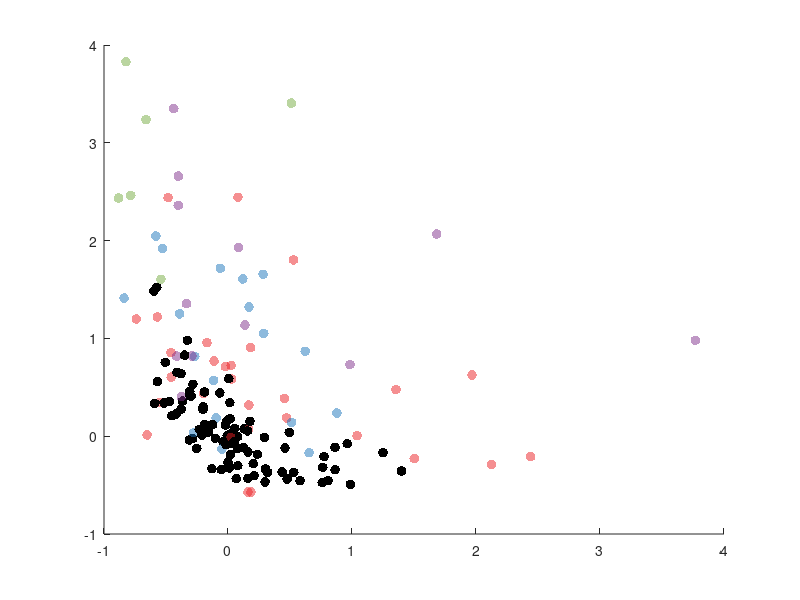

Write the MATLAB code that produced this figure. (Note: this script raises an error after producing the figure.)
% Script to plot figures with ROMnorm vs. MSEnorm
clear;

% Load data table (made in "generate_rom_mse_datatable.m")
%%% Save out params 1       2          3    4     5     6 
% Column 1 -- subject ID
% Column 2 -- control subject? 1=yes, 0=no
% Column 3 -- joint number (#1-11)
% Column 4 -- affected hand? 1=yes, 0=no (for controls affected=L, unaff=R)
% Column 5 -- [mse_min, mse, mse_max]; 
% Column 6 -- [rom_min, rom, rom_max];


% Assume you're in the doses-kincode directory: 
%nstd = 0.5; 
%load(['data/datatable' num2str(nstd) 'std_acc_samp_prec.mat'])
load('data/datatable_boot_acc_samp_prec.mat')

%% Get out mse_norm and rom_norm
mse_norm = []; % N x 3 
rom_norm = []; % N x 5
jt_ = []; % 1 x N 
id_ = []; % 1 x N: id: 1=aff, 2=unaff, 3=ctrl
subj_nm = {}; 

for jt = 1 : 11
    
    % Get control values to do the normalizations: 
    normal_rom = []; 
    normal_mse = []; 

    for i = 1:length(datatable)
            % correct joint             % normals
        if datatable{i}{3} == jt && datatable{i}{2} == 1
            mse = datatable{i}{5};
            rm = datatable{i}{6}; 
            normal_rom = [normal_rom rm(2)]; 
            normal_mse = [normal_mse mse(2)]; 
            
        end
    end

    % Calculate normalizers for this joint 
    medROM = median(normal_rom); 
    medMSE = median(normal_mse);

    % Now collect all data we care about and normalize it 
    for i = 1:length(datatable)
    
        % Correct joint 
        if datatable{i}{3} == jt 

            if datatable{i}{2} == 1 
                id_num = 3; % CONTROL -- not distinguishing b/w L/R; 
            
            elseif datatable{i}{2} == 0 && datatable{i}{4} == 1 % affected
                id_num = 1; % AFF
               
            elseif datatable{i}{2} == 0 && datatable{i}{4} == 0 % unaffected
                id_num = 2; %UNAFF
            else
                disp('Mistake! You should NOT end up here -- you should be in one of the above if/else statements')
                keyboard
            end
            
            % Save [min, val, max] for mse/rom: 
            mse = datatable{i}{5};
            rm = datatable{i}{6}; 
            mse_norm = [mse_norm; (mse - medMSE)/medMSE ];
            rom_norm = [rom_norm; (rm  - medROM)/medROM ]; 
            jt_ = [jt_ jt]; 
            id_ = [id_ id_num]; 
            subj_nm{end+1} = datatable{i}{1}{1}; 

        end
    end
end

%% Plot rom_norm vs. mse_norm

% Plot datapoints 
ix1 = find(id_==1); % affected
ix2 = find(id_==2); %unaffected
ix3 = find(id_==3); % ctrls 

%% Plot 1 -- only mean, by joint category
figure; hold all; 
ax = subplot(1,1,1); 

% Which data to consider "abnormal" 
load('data/norm_abn_pat_indices.mat', 'save_indices'); 

% key options : 
% 'all_patients', -- all patients' affected jts regardless of whether in the 
% %                   'normal ellipse' or not are used to make
%                       joint-specific ellipses (not used) 
% 'all_mean_outside_ellipse_patients' -- if the mean of the patient / joint
%                       is outside the ellipse, then use this to make joint
%                       specific ellipses (used for fig 2) 
% 'all_error_outside_ellipse_patients' -- if the mean and ALL the error
%                        bars are outside the ellipse, then use this to 
%                        make joint specific ellipses (used for supp fig 3)
abnormal_key = 'all_patients'; 

% light to dark 
%colors_p = {[253,204,138],[252,141,89],[227,74,51],[179,0,0]};
%colors_p = {[228,26,28],[55,126,184],[77,175,74],[152,78,163]}; 
colors_p = {[237, 32, 36], [28, 117, 188] [118, 172, 66], [127, 47, 141]}; % R/B/G/purple

% Plot points w/ colors
for i=1:11
    if i<=5 % distal joints 
        %mark = 's';
        c = 1; % category 1 
    elseif i==6 % elbow 
        %mark = 'o'; 
        c = 3; % category 3 -- elbow 
    elseif i<=9 % palm 
        %mark = 'h'; 
        c = 2; % category 2 -- wrist 
    elseif i<=11 % shoulder
        %mark = 'd'; 
        c = 4; % category 4 -- wrist
    end
    ix_jt1 = find(jt_(ix1) == i); 
    ix_jt2 = find(jt_(ix2) == i); 
    ix_jt3 = find(jt_(ix3) == i); 
    
    % Affected (red) 
    n = length(ix_jt1); 
    scatter(rom_norm(ix1(ix_jt1), 2), mse_norm(ix1(ix_jt1), 2), 50, repmat(colors_p{c}/256, [n, 1]), 'filled', 'MarkerFaceAlpha', .5);

    % Control (black) 
    n = length(ix_jt3); 
    scatter(rom_norm(ix3(ix_jt3), 2), mse_norm(ix3(ix_jt3), 2), 50, 'k', 'filled');  

    % Unaffected (blue)-- remove this for now 
    %scatter(rom_norm(ix2(ix_jt2), 2), mse_norm(ix2(ix_jt2), 2), 100, 'b', 'filled', mark)  
end

% Confidence ellipse 
[~] = plot_conf_ellipse(ax, rom_norm(ix3, 2), mse_norm(ix3, 2),'k',...
    rom_norm(ix1, 2), mse_norm(ix1, 2));

% Also plot confidence ellipses for abnormal distal/wrist/elbow/shoulder
ellipse_data = {}; 
for c = 1:4
    ellipse_data{c} = []; 
end

% Which jts are abnormal; 
abn_jts = save_indices.(abnormal_key); 

for i=1:11
    if i<=5 % distal joints 
        c = 1; % category 1 
    elseif i==6 % elbow 
        c = 3; % category 3 -- elbow 
    elseif i<=9 % palm 
        c = 2; % category 2 -- wrist 
    elseif i<=11 % shoulder
        c = 4; % category 4 -- wrist
    end
    
    
    % Get joints
    ix_jt1 = find(jt_(abn_jts) == i); 

    % save data for ellipse making later 
    ellipse_data{c} = [ellipse_data{c};...
        [rom_norm(abn_jts(ix_jt1), 2) mse_norm(abn_jts(ix_jt1), 2)]]; 
end

for c = 1:4
    [~] = plot_conf_ellipse(ax, ellipse_data{c}(:, 1),...
        ellipse_data{c}(:, 2), colors_p{c}/256,...
        [], [], 75);
end

xlabel('Norm ROM')
ylabel('Norm T2TV')
xlim([-1, 4])
ylim([-1, 4])
set(gcf, 'Position', [0, 0, 400, 400])
saveas(gcf, ['figs/normROMvMSE_byJtCat.svg'])

%% Plot 2 -- affected/unaffected plus ellipse 
figure; hold all; 
ax = subplot(1,1,1); 
blue = [100, 148, 165]/256; 


% Plot dots 
plot(rom_norm(ix1, 2), mse_norm(ix1, 2), 'r.', 'MarkerSize',15)
plot(rom_norm(ix2, 2), mse_norm(ix2, 2), '.', 'MarkerSize',15, 'Color', blue)

% Plot control subjects 
plot(rom_norm(ix3, 2), mse_norm(ix3, 2), 'k.', 'MarkerSize',15)  

% Confidence ellipse 
[~] = plot_conf_ellipse(ax, rom_norm(ix3, 2), mse_norm(ix3, 2),'k',...
    rom_norm(ix1, 2), mse_norm(ix1, 2));

% [~] = plot_conf_ellipse(ax, rom_norm(ix1, 2), mse_norm(ix1, 2),'r',...
%     rom_norm(ix1, 2), mse_norm(ix1, 2));
% 
% [~] = plot_conf_ellipse(ax, rom_norm(ix2, 2), mse_norm(ix2, 2),blue,...
%     rom_norm(ix1, 2), mse_norm(ix1, 2));

% Labels 
xlabel('Norm ROM')
ylabel('Norm T2TV')
set(gcf, 'Position', [0, 0, 400, 400])
saveas(gcf, ['figs/normROMvMSE_wAffUnaffCtrl.svg'])

%% Plot 2.5 -- normal / patients for individual joints
jts_ids = [5, 6, 10]; % from generate_fig2
jt_nms = {'Index DIP', 'Elbow Flex/Ext', 'Shoulder Abd/Add'}; 

jt_cols = {[237, 32, 36]/256, [118, 172, 66]/256, [127, 47, 141]/256}; % R/G/purple
subjects = {'B8M', 'B12J', 'S13J'}; 

for i_j = 1:length(jts_ids)
    figure(i_j); hold all; 

    % Plot the 'normals' ellipse 
    ax = gca; 
    [~] = plot_conf_ellipse(ax, rom_norm(ix3, 2), mse_norm(ix3, 2),'k',...
        [], []);
    
    % Now plot the individual normal points for this joint; 
    jix3 = find(jt_(ix3) == jts_ids(i_j));
    plot(rom_norm(ix3(jix3), 2), mse_norm(ix3(jix3), 2), 'k.','MarkerSize', 20)

    % Now plot the affected patient jts for this joint 
    jix1 = find(jt_(ix1) == jts_ids(i_j));

    for subj = 1:length(subjects)
        subjid = subjects{subj}; 

        for j = 1:length(jix1)
            ogix = ix1(jix1(j)); 
            if contains(subj_nm{ogix}, subjid)
                plot(rom_norm(ogix, 2), mse_norm(ogix, 2), '.', 'Color', jt_cols{i_j}, 'MarkerSize', 20)
                text(rom_norm(ogix, 2), mse_norm(ogix, 2), subjid, 'Color', jt_cols{i_j})
            end
        end
    end
    xlim([-1, 1.5])
    ylim([-1, 3.5])

    % save 
    set(gcf, 'Position', [0, 0, 300, 300])
    title(jt_nms{i_j})
    xlabel('Norm. ROM')
    ylabel('Norm. T2TV')
    saveas(figure(i_j), ['figs/jt_id' num2str(jts_ids(i_j)) '_normROMvMSE.svg'])

end

%% Plot 3 -- Median values for normal, borderline, abnormal points
% inside or outside the ellipse 
test_result = plot_conf_ellipse(ax, rom_norm(ix3, 2), mse_norm(ix3, 2),'k',...
    rom_norm(ix1, 2), mse_norm(ix1, 2)); 

% Make sure output is the right length 
assert(length(test_result) == length(ix1))

% Dummy figure 
figure; ax2=subplot(1,1,1); 

% Test whether all 4 points of the 2D error bars (N/E/S/W) are outside the
% error ellipse as well
% North
tr1 = plot_conf_ellipse(ax2, rom_norm(ix3, 2), mse_norm(ix3, 2),'k',...
    rom_norm(ix1, 2), mse_norm(ix1, 3)); 
% South
tr2 = plot_conf_ellipse(ax2, rom_norm(ix3, 2), mse_norm(ix3, 2),'k',...
    rom_norm(ix1, 2), mse_norm(ix1, 1));
% East
tr3 = plot_conf_ellipse(ax2, rom_norm(ix3, 2), mse_norm(ix3, 2),'k',...
    rom_norm(ix1, 3), mse_norm(ix1, 2)); 
% West
tr4 = plot_conf_ellipse(ax2, rom_norm(ix3, 2), mse_norm(ix3, 2),'k',...
    rom_norm(ix1, 1), mse_norm(ix1, 2)); 

% Adds all test results %
sum_test_res = sum([test_result', tr1', tr2', tr3', tr4'], 2); 
assert(length(sum_test_res) == length(ix1))

% Find points that are ALL outside the ellipse; 
ix_abn = find(sum_test_res == 5);

% Points were mean is outside error ellipse (but all 4 pts of error may not
% be) 
ix_med = find(test_result == 1); 

% All points 
ix_all = 1:length(test_result); 

% Save these indices
% save_indices = struct(); 
% save_indices.('all_patients') = ix1; 
% save_indices.('all_mean_outside_ellipse_patients') = ix1(ix_med); 
% save_indices.('all_error_outside_ellipse_patients') = ix1(ix_abn); 
% save('data/norm_abn_pat_indices.mat', 'save_indices')

% Plot median plots for ROM/MSE for distal
% Jt indices to count as distal/palm/elb/shouder
dist_ix = 1:5; 
palm_ix = 7:9;
elb_ix = 6; 
shoul_ix = 10:11; 

inds = {dist_ix, palm_ix, elb_ix, shoul_ix}; 
jt_labels = {'Distal', 'Wrist', 'Elbow', 'Shoulder'}; 

% Same markers as Tom's Fig2 plot for distal/palm/elb/shouder
marker = {'s', 'h', 'o', 'd'}; 

% 3 different median lines to compute -- all / abnormal mean / abnormal
% mean+abnormal error bars
lev_ix = {ix_abn, ix_med, ix_all}; 
lev_color = {'r', 'm', 'k'}; 
lev_label = {'abn-pt', 'abn+border-pt', 'all-pt'}; 

% Different metrics to plot (rom/mse)
mets = {rom_norm(ix1, 2), mse_norm(ix1, 2)}; 
met_label = {'rom', 'mse'}; 

% Joint labels 
jts = jt_(ix1); 

% Make sure lengths of jts and mets match up since "jts" will be used to
% index into mets; 
assert(length(jts) == length(mets{1}))
assert(length(jts) == length(mets{2}))


figure; 
for met = 1:2

    % First subplot for first metric 
    subplot(1, 2, met); hold all; 
    mt = mets{met}; 

    % For each of the different lines 
    for level=1:3

        % Use level indices derived from above for which datapoints to
        % include
        mt_lev = mt(lev_ix{level}); 
        jt_lev = jts(lev_ix{level}); 

        % Category of joints: 
        for cat=1:4

            % Find all indices that fall into this joint category
            jts_cat = []; 
            for j = 1:length(inds{cat})
                tmp = find(jt_lev==inds{cat}(j)); 
                jts_cat = [jts_cat tmp]; 
            end

            % Plot median of this joint
            plot(median(mt_lev(jts_cat)), level, marker{cat},...
                'Color', lev_color{level},...
                'MarkerFaceColor', lev_color{level},...
                'MarkerSize', 10);
        end

        % Plot horizontal line 
        plot([-1, 3], [level,level], '-',...
            'Color', lev_color{level}, 'LineWidth', 1.5);

        % Add text to describe this line's data 
        text(-1, level-.25, lev_label{level}, 'Color', lev_color{level});
    end

    % Add metric title
    title('Medians by Jt Category'); 
    xlabel(['Norm ' met_label{met}])
    ylim([0, 4]); 
end

%% Plot 4 -- plot out bar plot with stars for sig / non-signifcant comparisons to control data 
figure; 

% doing this to avoid needing to index by ix1 (bc already done in
% "norm_abn_pat_indices.mat" 
mets_patient = {rom_norm(:, 2), mse_norm(:, 2)}; 

% still want to index by ix3; 
mets_control = {rom_norm(ix3, 2), mse_norm(ix3, 2)}; 
mets_label = {'Norm ROM', 'Norm T2TV'}; 

% Joint labels 
jts_p = jt_; 
jts_c = jt_(ix3); 
jt_labels = {'Distal', 'Wrist', 'Elbow', 'Shoulder'}; 

% Jt indices to count as distal/palm/elb/shouder
dist_ix = 1:5; % index/thumb
palm_ix =7:9;% palm abd / flex / prono
elb_ix = 6; % elbow 
shoul_ix = 10:11; % shoulder 

inds = {dist_ix, palm_ix, elb_ix, shoul_ix}; 

% any patient w/ mean outside ellipse, all patients
%lev_ix = {ix_med};%, ix_all}; 

% Which data to consider "abnormal" 
load('data/norm_abn_pat_indices.mat', 'save_indices'); 

% key options : 
% 'all_patients', -- all patients' affected jts regardless of whether in the 
% %                   'normal ellipse' or not are used to make
%                       joint-specific ellipses (not used) 
% 'all_mean_outside_ellipse_patients' -- if the mean of the patient / joint
%                       is outside the ellipse, then use this to make joint
%                       specific ellipses (used for fig 2) 
% 'all_error_outside_ellipse_patients' -- if the mean and ALL the error
%                        bars are outside the ellipse, then use this to 
%                        make joint specific ellipses (used for supp fig 3)
abnormal_key = 'all_patients'; 
lev_ix = {save_indices.(abnormal_key)}; 


lev_color = {'r'};%,'b'}; 
lev_label = {'abn-pt'};%, 'all-pt'}; 
linecolor = [.5, .5, .5]; 
controlface = [.2, .2, .2]; 
alphas = {.8, .4}; 

for met = 1:2

    subplot(2, 1, met); hold all; 
    ax = gca; 

    % index into right metric 
    met_p = mets_patient{met}; 
    met_c = mets_control{met}; 

    % for each patient level: 
    for level = 1:1 

        mt_lev_p = met_p(lev_ix{level}); 
        jt_lev_p = jts_p(lev_ix{level}); 

        for cat = 1:4
            
            % which joints are acceptable 
            keep_p = []; 
            keep_c = []; 

            % Aggregate joints 
            for j = 1:length(inds{cat})
                tmp = find(jt_lev_p==inds{cat}(j)); 
                keep_p = [keep_p tmp]; 

                tmp2 = find(jts_c == inds{cat}(j)); 
                keep_c = [keep_c tmp2]; 
            end

            % Plot boxplot for controls  
            if level == 1
                %draw_boxplot(ax, cat, met_c(keep_c), linecolor, controlface, 0.5)
                draw_violin(ax, cat*2, met_c(keep_c), linecolor, controlface, 0.5)
            end
    
            % patients 
            %draw_boxplot(ax, cat + (level*.3), mt_lev_p(keep_p),...
            %    linecolor, colors_p{cat}/256, alphas{level}); 
            draw_violin(ax, cat*2 + (level*.6), mt_lev_p(keep_p),...
                linecolor, colors_p{cat}/256, alphas{level})

            % control vs. patient bar 
%             if level == 1
%                 p = ranksum(met_c(keep_c), mt_lev_p(keep_p)); 
%                 disp(['Metric ' mets_label{met}]); 
%                 disp(['Jt cat : ' jt_labels{cat}]); 
%                 disp(['Level: ' num2str(level)])
%                 disp(['p = ' num2str(p) ', Np = ' num2str(length(keep_p)) ', Nc = ' num2str(length(keep_c))]); 
%                 disp(' ')
%                 disp(' ')
% 
%                 if p < 0.05
%                     plot(cat + .15, max([max(met_c(keep_c)) max(mt_lev_p(keep_p))]), 'k*')
%                 end
%             end

        end
    end

    xlabel('Joint Categories')
    xticks([1:2:8] + 1.2)
    xticklabels(jt_labels)
    ylabel(mets_label{met})
    xlim([.5, 10])

end

set(gcf, 'Position', [0, 0, 300, 400])
saveas(gcf, ['figs/normROM_normMSE_violins.svg'])